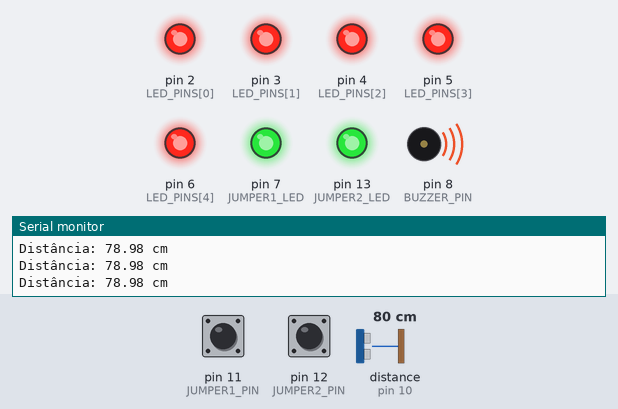
The sketch below on a simulated Arduino Mega 2560, built with avr-gcc and run on an emulated ATmega2560. Parts: output pins drawn as LEDs (lit = HIGH), buzzer (waves = sounding), the last lines printed to the serial monitor. Wiring (from diagram.json): ultrasonic range finder: trigger pin 9; echo pin 10. Dashed ring = blinking. Inputs (shaded band) come from the test bench; at power-on: distance to the obstacle (sensor on pin 10) 80 cm, pin 11 (JUMPER1_PIN) HIGH, pin 12 (JUMPER2_PIN) HIGH. The echo pulse lasts 58.3 µs per cm; pins used as bus, display or sensor lines are not drawn.

Above: at 1.2 s.
1.3 s: distance to the obstacle (sensor on pin 10) set to 98 cm
2.8 s: distance to the obstacle (sensor on pin 10) set to 106 cm
At 5.08 s:
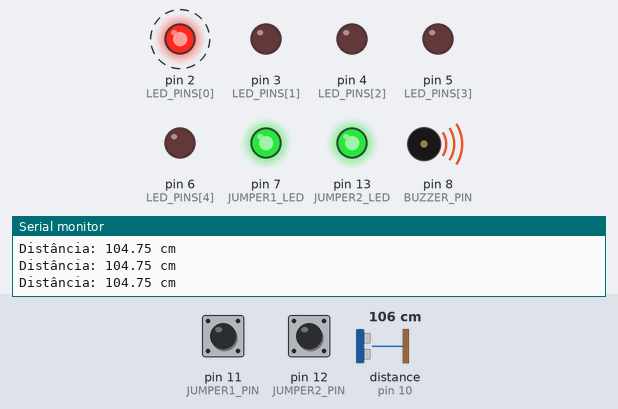
5.8 s: pin 11 (JUMPER1_PIN) pulled LOW for 0.15 s
At 6.15 s:
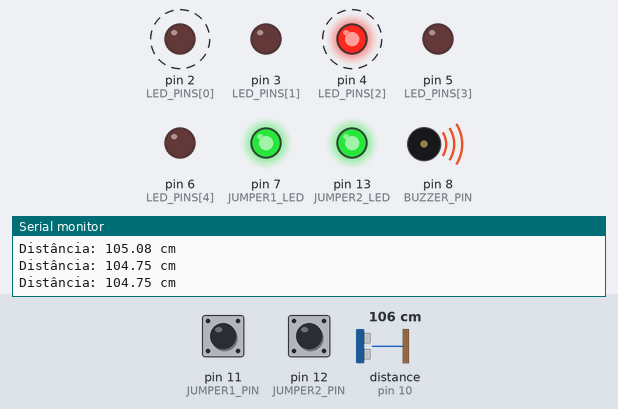
8.8 s: pin 12 (JUMPER2_PIN) pulled LOW for 0.15 s
At 9.15 s:
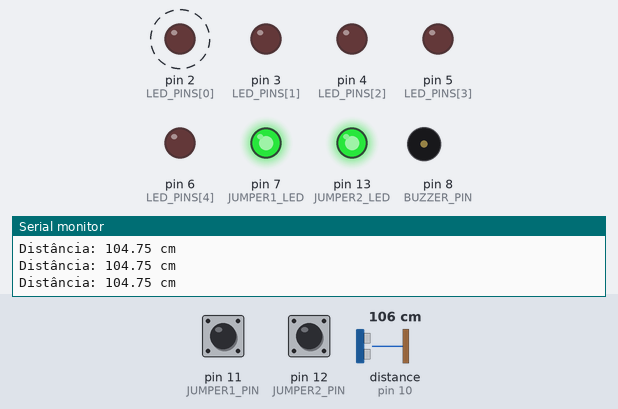
11.8 s: pin 11 (JUMPER1_PIN) pulled LOW for 1 s
At 12.05 s:
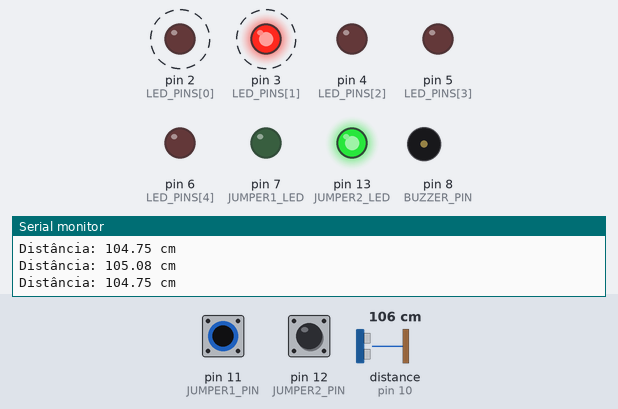
14.8 s: distance to the obstacle (sensor on pin 10) set to 250 cm
At 17.4 s:
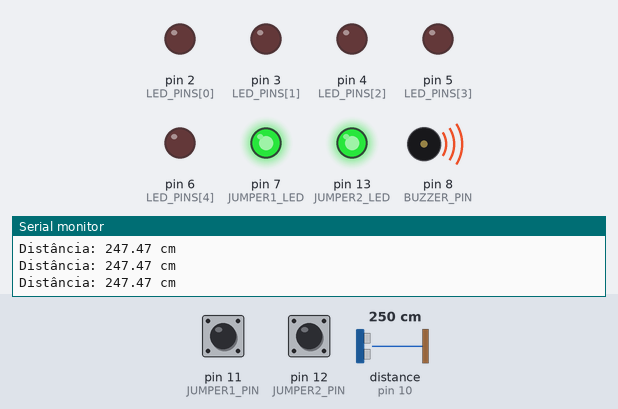
Timing chart, 0 to 29.7 s (numbered marks = the images above; inputs shaded):
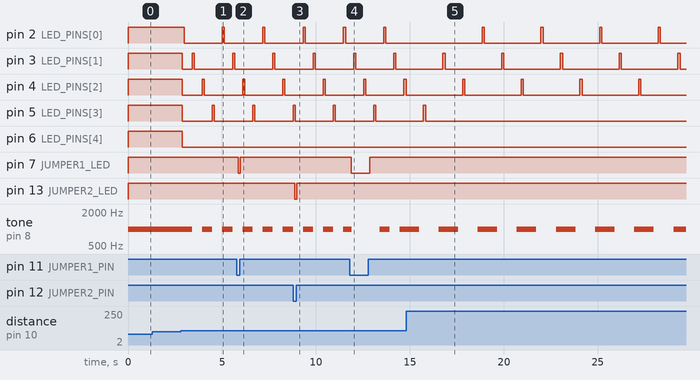

Measured:
- the behaviour switches between 101 and 102 cm on distance to the obstacle (sensor on pin 10) (found by bisection; images 0 and 1)
- after the input at 2.8 s, pin 2 (LED_PINS[0]): HIGH → LOW after 0.19 s, → HIGH 2.0 s later, → LOW 0.11 s later; pin 3 (LED_PINS[1]): goes LOW 0.54 s, HIGH 0.11 s, LOW 2.0 s, HIGH 0.11 s, then LOW, starting after 0.08 s
- after the input at 5.8 s, pin 7 (JUMPER1_LED): HIGH → LOW after 0.08 s, → HIGH 0.11 s later
- after the input at 8.8 s, pin 13 (JUMPER2_LED): HIGH → LOW after 0.09 s, → HIGH 0.11 s later
- after the input at 11.8 s, pin 7 (JUMPER1_LED): HIGH → LOW after 0.09 s, → HIGH 0.97 s later
- after the input at 14.8 s, pin 2 (LED_PINS[0]): alternates HIGH for 0.12 s and LOW for 3.0 s, starting after 4.0 s; pin 3 (LED_PINS[1]): alternates HIGH for 0.12 s and LOW for 3.0 s, starting after 2.0 s

The sketch:

target_detection_system.ino
```cpp
// codigo novo:

/*
 * Sistema de Detecção de Alvo
 *
 * Autores:
 * Enrique Mari Clavecilla Labre, 202408380501
 * [Nome e matrícula]
 * [Nome e matrícula]
 * [Nome e matrícula]
 */

// Pinos do sensor e buzzer
const int TRIG_PIN = 9;
const int ECHO_PIN = 10;
const int BUZZER_PIN = 8;

// Pinos dos LEDs de distância
const int LED_PINS[] = {2, 3, 4, 5, 6};
const int NUM_LEDS = 5;

// Pinos dos jumpers de controle
const int JUMPER1_PIN = 11;
const int JUMPER2_PIN = 12;

// LEDs indicadores de jumper
const int JUMPER1_LED = 7;
const int JUMPER2_LED = 13;

// Limiares em cm
const int DISTANCE_5M = 500;
const int DISTANCE_4M = 400;
const int DISTANCE_2M = 200;
const int DISTANCE_1M = 100;

// Temporizações (em ms)
const unsigned long BLINK_SLOW = 1000;
const unsigned long BLINK_FAST = 500;

// Estado do sistema
bool systemEnabled = false;
bool soundEnabled = true;

// Controle de tempo
unsigned long lastLEDToggle = 0;
unsigned long lastBuzzerToggle = 0;
int currentLED = 0;
bool buzzerState = false;

void setup() {
  Serial.begin(9600);
  Serial.println("Sistema de Detecção de Alvo Inicializado");

  pinMode(TRIG_PIN, OUTPUT);
  pinMode(ECHO_PIN, INPUT);
  pinMode(BUZZER_PIN, OUTPUT);

  for (int i = 0; i < NUM_LEDS; i++) {
    pinMode(LED_PINS[i], OUTPUT);
    digitalWrite(LED_PINS[i], LOW);
  }

  pinMode(JUMPER1_PIN, INPUT_PULLUP);
  pinMode(JUMPER2_PIN, INPUT_PULLUP);
  pinMode(JUMPER1_LED, OUTPUT);
  pinMode(JUMPER2_LED, OUTPUT);
}

float getDistance() {
  digitalWrite(TRIG_PIN, LOW);
  delayMicroseconds(2);
  digitalWrite(TRIG_PIN, HIGH);
  delayMicroseconds(10);
  digitalWrite(TRIG_PIN, LOW);

  float duration = pulseIn(ECHO_PIN, HIGH);
  float distance = duration * 0.034 / 2; // em cm
  return distance;
}

void handleLEDs(float distance) {
  unsigned long interval = (distance > DISTANCE_2M) ? BLINK_SLOW : BLINK_FAST;
  int activeLEDs = (distance > DISTANCE_2M) ? 3 : 4;

  // Todos os LEDs desligados por padrão
  for (int i = 0; i < NUM_LEDS; i++) {
    digitalWrite(LED_PINS[i], LOW);
  }

  if (distance > DISTANCE_4M) return;

  if (distance > DISTANCE_1M) {
    // Piscar LEDs alternadamente
    if (millis() - lastLEDToggle >= interval) {
      lastLEDToggle = millis();
      for (int i = 0; i < activeLEDs; i++) {
        digitalWrite(LED_PINS[i], LOW);
      }
      digitalWrite(LED_PINS[currentLED], HIGH);
      currentLED = (currentLED + 1) % activeLEDs;
    }
  } else {
    // Abaixo de 1m: todos acesos
    for (int i = 0; i < NUM_LEDS; i++) {
      digitalWrite(LED_PINS[i], HIGH);
    }
  }
}

void handleBuzzer(float distance) {
  if (!soundEnabled || distance > DISTANCE_4M) {
    noTone(BUZZER_PIN);
    return;
  }

  if (distance > DISTANCE_2M) {
    // Som intermitente lento (2m - 4m)
    if (millis() - lastBuzzerToggle >= BLINK_SLOW) {
      lastBuzzerToggle = millis();
      buzzerState = !buzzerState;
      if (buzzerState) tone(BUZZER_PIN, 1000);
      else noTone(BUZZER_PIN);
    }
  } else if (distance > DISTANCE_1M) {
    // Som intermitente rápido (1m - 2m)
    if (millis() - lastBuzzerToggle >= BLINK_FAST) {
      lastBuzzerToggle = millis();
      buzzerState = !buzzerState;
      if (buzzerState) tone(BUZZER_PIN, 1000);
      else noTone(BUZZER_PIN);
    }
  } else {
    // Som contínuo (< 1m)
    tone(BUZZER_PIN, 1000);
  }
}

void checkSystemState() {
  // Lê os jumpers
  bool jumper1 = digitalRead(JUMPER1_PIN); // jumper ativo
  bool jumper2 = digitalRead(JUMPER2_PIN);

  digitalWrite(JUMPER1_LED, jumper1);
  digitalWrite(JUMPER2_LED, jumper2);

  // Nova lógica correta:
  if (jumper1 && jumper2) {
    // (+,+) -> Sistema ligado, LED e Buzzer ativos
    systemEnabled = true;
    soundEnabled = true;
  } else if (jumper1 && !jumper2) {
    // (+,-) -> Sistema ligado, só LED
    systemEnabled = true;
    soundEnabled = false;
  } else if (!jumper1 && !jumper2) {
    // (-,-) -> Sistema desligado
    systemEnabled = false;
    soundEnabled = false;
  } else if (!jumper1 && jumper2) {
    // (-,+) -> Estado inválido, sistema desligado por segurança
    systemEnabled = true;
    soundEnabled = false;
  }
}


void loop() {
  checkSystemState();

  if (systemEnabled) {
    float distance = getDistance();

    Serial.print("Distância: ");
    Serial.print(distance);
    Serial.println(" cm");

    handleLEDs(distance);
    handleBuzzer(distance);
  } else {
    // Sistema desligado
    for (int i = 0; i < NUM_LEDS; i++) {
      digitalWrite(LED_PINS[i], LOW);
    }
    noTone(BUZZER_PIN);
    Serial.println("Sistema desligado");
  }

  delay(100);
}


// codigo antigo


// /*
//  * Sistema de Detecção de Alvo
//  *
//  * Autores:
//  * Enrique Mari Clavecilla Labre, 202408380501
//  * [Nome e matrícula]
//  * [Nome e matrícula]
//  * [Nome e matrícula]
//  */

// // Pinos do sensor e buzzer
// const int TRIG_PIN = 9;
// const int ECHO_PIN = 10;
// const int BUZZER_PIN = 8;

// // Pinos dos LEDs de distância
// const int LED_PINS[] = {2, 3, 4, 5, 6};
// const int NUM_LEDS = 5;

// // Chaves de controle
// const int SWITCH1_PIN = 11;
// const int SWITCH2_PIN = 12;

// // LEDs indicadores de chave
// const int SWITCH1_LED = 7;
// const int SWITCH2_LED = 13;

// // Limiares em cm
// const int DISTANCE_4M = 400;
// const int DISTANCE_2M = 200;
// const int DISTANCE_1M = 100;

// // Temporizações (em ms)
// const unsigned long BLINK_SLOW = 1000;
// const unsigned long BLINK_FAST = 500;

// // Estado do sistema
// bool systemEnabled = false;
// bool soundEnabled = true;

// // Controle de tempo
// unsigned long lastLEDToggle = 0;
// unsigned long lastBuzzerToggle = 0;
// int currentLED = 0;
// bool buzzerState = false;

// void setup() {
//   Serial.begin(9600);
//   Serial.println("Sistema de Detecção de Alvo Inicializado");

//   pinMode(TRIG_PIN, OUTPUT);
//   pinMode(ECHO_PIN, INPUT);
//   pinMode(BUZZER_PIN, OUTPUT);

//   for (int i = 0; i < NUM_LEDS; i++) {
//     pinMode(LED_PINS[i], OUTPUT);
//     digitalWrite(LED_PINS[i], LOW);
//   }

//   pinMode(SWITCH1_PIN, INPUT_PULLUP);
//   pinMode(SWITCH2_PIN, INPUT_PULLUP);
//   pinMode(SWITCH1_LED, OUTPUT);
//   pinMode(SWITCH2_LED, OUTPUT);
// }

// float getDistance() {
//   digitalWrite(TRIG_PIN, LOW);
//   delayMicroseconds(2);
//   digitalWrite(TRIG_PIN, HIGH);
//   delayMicroseconds(10);
//   digitalWrite(TRIG_PIN, LOW);

//   float duration = pulseIn(ECHO_PIN, HIGH);
//   float distance = duration * 0.034 / 2; // em cm
//   return distance;
// }

// void handleLEDs(float distance) {
//   unsigned long interval = (distance > DISTANCE_2M) ? BLINK_SLOW : BLINK_FAST;
//   int activeLEDs = (distance > DISTANCE_2M) ? 3 : 4;

//   // Todos os LEDs desligados por padrão
//   for (int i = 0; i < NUM_LEDS; i++) {
//     digitalWrite(LED_PINS[i], LOW);
//   }

//   if (distance > DISTANCE_4M) return;

//   if (distance > DISTANCE_1M) {
//     // Piscar LEDs alternadamente
//     if (millis() - lastLEDToggle >= interval) {
//       lastLEDToggle = millis();
//       for (int i = 0; i < activeLEDs; i++) {
//         digitalWrite(LED_PINS[i], LOW);
//       }
//       digitalWrite(LED_PINS[currentLED], HIGH);
//       currentLED = (currentLED + 1) % activeLEDs;
//     }
//   } else {
//     // Abaixo de 1m: todos acesos
//     for (int i = 0; i < NUM_LEDS; i++) {
//       digitalWrite(LED_PINS[i], HIGH);
//     }
//   }
// }

// void handleBuzzer(float distance) {
//   if (!soundEnabled || distance > DISTANCE_4M) {
//     noTone(BUZZER_PIN);
//     return;
//   }

//   if (distance > DISTANCE_2M) {
//     // Som intermitente lento (2m - 4m)
//     if (millis() - lastBuzzerToggle >= BLINK_SLOW) {
//       lastBuzzerToggle = millis();
//       buzzerState = !buzzerState;
//       if (buzzerState) tone(BUZZER_PIN, 1000);
//       else noTone(BUZZER_PIN);
//     }
//   } else if (distance > DISTANCE_1M) {
//     // Som intermitente rápido (1m - 2m)
//     if (millis() - lastBuzzerToggle >= BLINK_FAST) {
//       lastBuzzerToggle = millis();
//       buzzerState = !buzzerState;
//       if (buzzerState) tone(BUZZER_PIN, 1000);
//       else noTone(BUZZER_PIN);
//     }
//   } else {
//     // Som contínuo (< 1m)
//     tone(BUZZER_PIN, 1000);
//   }
// }

// void checkSystemState() {
//   bool switch1 = !digitalRead(SWITCH1_PIN);
//   bool switch2 = !digitalRead(SWITCH2_PIN);

//   digitalWrite(SWITCH1_LED, switch1);
//   digitalWrite(SWITCH2_LED, switch2);

//   if (!switch1 && !switch2) {
//     systemEnabled = true;
//     soundEnabled = true;
//   } else if (switch1 && switch2) {
//     systemEnabled = true;
//     soundEnabled = true;
//   } else {
//     systemEnabled = true;
//     soundEnabled = true;
//   }
// }

// void loop() {
//   checkSystemState();

//   if (systemEnabled) {
//     float distance = getDistance();

//     Serial.print("Distância: ");
//     Serial.print(distance);
//     Serial.println(" cm");

//     handleLEDs(distance);
//     handleBuzzer(distance);
//   } else {
//     // Sistema desligado
//     for (int i = 0; i < NUM_LEDS; i++) {
//       digitalWrite(LED_PINS[i], LOW);
//     }
//     noTone(BUZZER_PIN);
//     Serial.println("Sistema desligado");
//   }

//   delay(100);
// }
```
